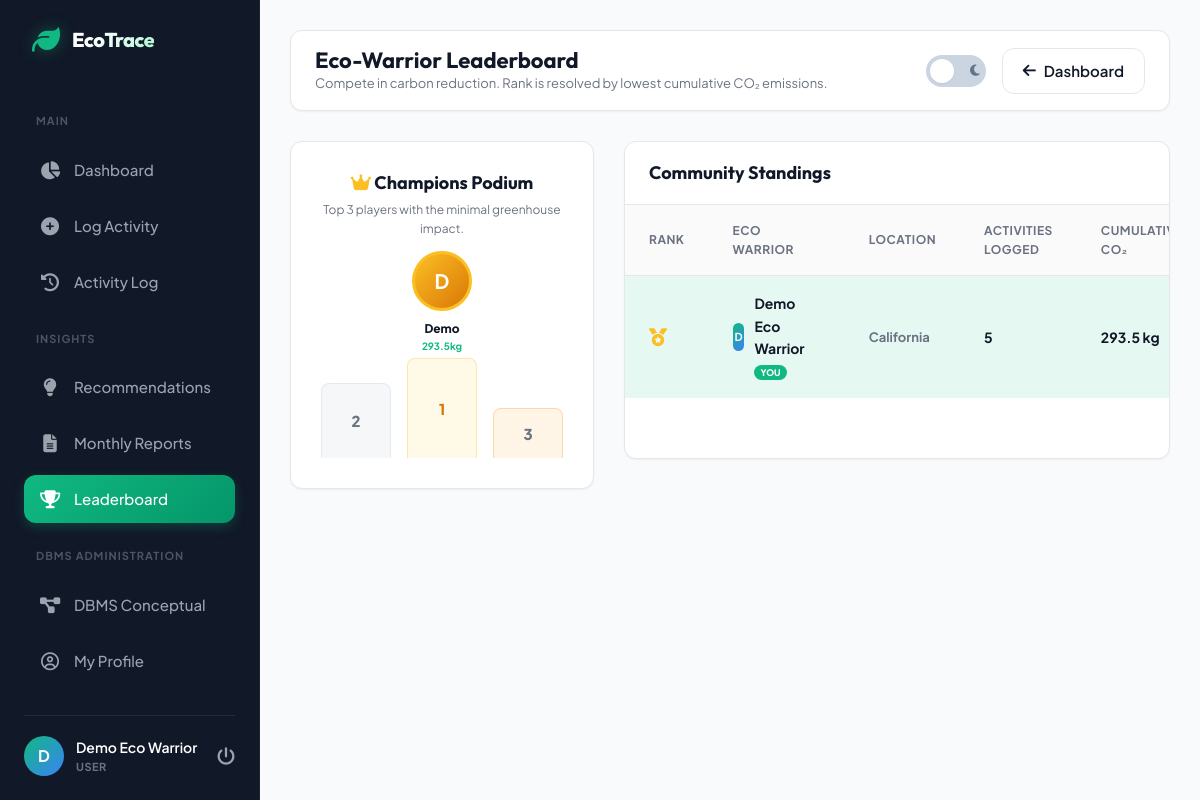
/leaderboard.php (signed in), run on the app's committed database.
### tables this page shows
CREATE TABLE IF NOT EXISTS users (
    user_id INT AUTO_INCREMENT PRIMARY KEY,
    name VARCHAR(100) NOT NULL,
    age INT NOT NULL,
    email VARCHAR(100) NOT NULL UNIQUE,
    password VARCHAR(255) NOT NULL,
    location VARCHAR(100) NOT NULL,
    created_at TIMESTAMP DEFAULT CURRENT_TIMESTAMP
);

### leaderboard.php (the view, shortened to what this page needs)
<?php
require_once __DIR__ . '/config/db.php';
$user_id = $_SESSION['user_id'];
$user_name = $_SESSION['user_name'];
try {
    $stmt = $pdo->query("SELECT
        u.user_id,
        u.name,
        u.location,
        SUM(a.co2_emitted) as total_co2,
        COUNT(a.activity_id) as activity_count
        FROM users u
        INNER JOIN activities a ON u.user_id = a.user_id
        GROUP BY u.user_id
        ORDER BY total_co2 ASC");
    $rankings = $stmt->fetchAll();
    $podium = [];
    if (count($rankings) > 0) $podium[1] = $rankings[0];
} catch (PDOException $e) {
    die("Database Error compiling eco leaderboard: " . $e->getMessage());
}
$theme_class = "";
?>
<!DOCTYPE html>
<html lang="en" <?php echo $theme_class; ?>>
<head>
    <link rel="stylesheet" href="https://cdnjs.cloudflare.com/ajax/libs/font-awesome/6.4.0/css/all.min.css">
    <link rel="stylesheet" href="assets/css/style.css">
</head>
<body>
    <div class="app-container">
        <aside class="sidebar">
            <div class="sidebar-logo">
                <i class="fas fa-leaf"></i>
                <span>EcoTrace</span>
            </div>
            <ul class="sidebar-menu">
                <li class="menu-label">Main</li>
                <li class="menu-item">
                    <a href="dashboard.php"><i class="fas fa-chart-pie"></i> <span>Dashboard</span></a>
                </li>
                <li class="menu-item">
                    <a href="add_activity.php"><i class="fas fa-plus-circle"></i> <span>Log Activity</span></a>
                </li>
                <li class="menu-item">
                    <a href="history.php"><i class="fas fa-history"></i> <span>Activity Log</span></a>
                </li>
                <li class="menu-label">Insights</li>
                <li class="menu-item">
                    <a href="recommendations.php"><i class="fas fa-lightbulb"></i> <span>Recommendations</span></a>
                </li>
                <li class="menu-item">
                    <a href="reports.php"><i class="fas fa-file-alt"></i> <span>Monthly Reports</span></a>
                </li>
                <li class="menu-item active">
                    <a href="leaderboard.php"><i class="fas fa-trophy"></i> <span>Leaderboard</span></a>
                </li>
                <li class="menu-label">DBMS Administration</li>
                <li class="menu-item">
                    <a href="dbms_section.php"><i class="fas fa-project-diagram"></i> <span>DBMS Conceptual</span></a>
                </li>
                <li class="menu-item">
                    <a href="profile.php"><i class="far fa-user-circle"></i> <span>My Profile</span></a>
                </li>
            </ul>
            <div class="sidebar-user">
                <div class="user-avatar"><?php echo strtoupper(substr($user_name, 0, 1)); ?></div>
                <div class="user-info">
                    <div class="user-name"><?php echo htmlspecialchars($user_name); ?></div>
                    <div class="user-role">User</div>
                </div>
                <a href="logout.php" class="logout-btn" title="Sign Out"><i class="fas fa-power-off"></i></a>
            </div>
        </aside>
        <main class="main-content">
            <header class="top-navbar">
                <div class="nav-left">
                    <h2>Eco-Warrior Leaderboard</h2>
                    <p>Compete in carbon reduction. Rank is resolved by lowest cumulative CO₂ emissions.</p>
                </div>
                <div class="nav-right">
                    <label class="theme-switch" for="theme-toggle">
                        <span class="switch-slider">
                            <i class="fas fa-sun"></i>
                            <i class="fas fa-moon"></i>
                        </span>
                    </label>
                    <a href="dashboard.php" class="btn-secondary" style="display: flex; align-items: center; gap: 8px;"><i class="fas fa-arrow-left"></i> Dashboard</a>
                </div>
            </header>
            <div class="leaderboard-grid">
                <section class="podium-card">
                    <h3 style="font-size: 18px; font-weight: 700; margin-bottom: 6px;"><i class="fas fa-crown" style="color: #fbbf24;"></i> Champions Podium</h3>
                    <p style="font-size: 12px; color: var(--text-muted); text-align: center;">Top 3 players with the minimal greenhouse impact.</p>
                    <div class="podium-container">
                        <div class="podium-spot second">
                            <div class="podium-block">2</div>
                        </div>
                        <div class="podium-spot first">
                            <?php if (isset($podium[1])): ?>
                                <div class="podium-avatar"><?php echo strtoupper(substr($podium[1]['name'], 0, 1)); ?></div>
                                <div style="font-size: 12px; font-weight: 800; text-align: center; color: var(--text-main); white-space: nowrap; overflow: hidden; text-overflow: ellipsis; width: 90px;"><?php echo explode(' ', $podium[1]['name'])[0]; ?></div>
                                <div style="font-size: 10px; color: var(--primary); font-weight: 700; margin-bottom: 4px;"><?php echo number_format($podium[1]['total_co2'], 1); ?>kg</div>
                            <?php endif; ?>
                            <div class="podium-block">1</div>
                        </div>
                        <div class="podium-spot third">
                            <div class="podium-block">3</div>
                        </div>
                    </div>
                </section>
                <section class="table-card">
                    <div class="table-header">
                        <h3>Community Standings</h3>
                    </div>
                    <div class="custom-table-wrapper">
                        <?php if (count($rankings) === 0): ?>
                            <div class="empty-state">
                                <i class="fas fa-globe-asia"></i>
                                <p>No competitive standings compiled. Log activities to generate rankings!</p>
                            </div>
                        <?php else: ?>
                            <table class="custom-table">
                                <thead>
                                    <tr>
                                        <th>Rank</th>
                                        <th>Eco Warrior</th>
                                        <th>Location</th>
                                        <th>Activities Logged</th>
                                        <th>Cumulative CO₂</th>
                                    </tr>
                                </thead>
                                <tbody>
                                    <?php foreach ($rankings as $idx => $rank): ?>
                                        <?php
                                        $current_rank = $idx + 1;
                                        $is_current_user = ($rank['user_id'] == $user_id);
                                        ?>
                                        <tr style="<?php echo $is_current_user ? 'background-color: var(--primary-light); font-weight: bold;' : ''; ?>">
                                            <td>
                                                <?php if ($current_rank === 1): ?>
                                                    <span style="color: #fbbf24; font-size: 18px;"><i class="fas fa-medal"></i></span>
                                                <?php elseif ($current_rank === 2): ?>
                                                    <span style="color: #cbd5e1; font-size: 18px;"><i class="fas fa-medal"></i></span>
                                                <?php elseif ($current_rank === 3): ?>
                                                    <span style="color: #b45309; font-size: 18px;"><i class="fas fa-medal"></i></span>
                                                <?php else: ?>
                                                    <span style="font-family: monospace; font-size: 14px; font-weight: bold; color: var(--text-muted);"><?php echo $current_rank; ?></span>
                                                <?php endif; ?>
                                            </td>
                                            <td>
                                                <div style="display: flex; align-items: center; gap: 10px;">
                                                    <div class="user-avatar" style="width: 28px; height: 28px; font-size: 11px;"><?php echo strtoupper(substr($rank['name'], 0, 1)); ?></div>
                                                    <span>
                                                        <?php echo htmlspecialchars($rank['name']); ?>
                                                        <?php if ($is_current_user) echo ' <span style="font-size: 9px; padding: 2px 6px; background-color: var(--primary); color: white; border-radius: 9px; font-weight: 800; text-transform: uppercase;">YOU</span>'; ?>
                                                    </span>
                                                </div>
                                            </td>
                                            <td style="color: var(--text-muted); font-size: 13px;"><?php echo htmlspecialchars($rank['location']); ?></td>
                                            <td><?php echo $rank['activity_count']; ?></td>
                                            <td style="font-weight: 700; color: var(--text-main);"><?php echo number_format($rank['total_co2'], 1); ?> kg</td>
                                        </tr>
                                    <?php endforeach; ?>
                                </tbody>
                            </table>
                        <?php endif; ?>
                    </div>
                </section>
            </div>
        </main>
    </div>
</body>
</html>

### data on the page
users: name "D", name "Demo", name "Demo Eco Warrior", shows "YOU", location "California", activity_count "5", total_co2 "293.5"

### other printed values
substr($user_name, 0, 1) "D"
$user_name "Demo Eco Warrior"
$podium[1]['total_co2'] "293.5"
